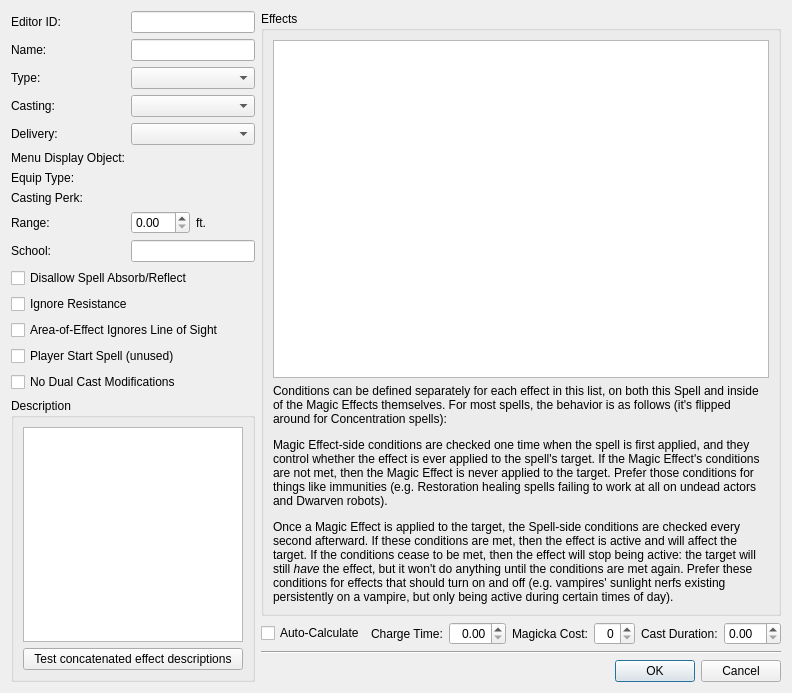
<?xml version="1.0" encoding="UTF-8"?>
<ui version="4.0">
 <class>FormDialogSpell</class>
 <widget class="QDialog" name="FormDialogSpell">
  <property name="geometry">
   <rect>
    <x>0</x>
    <y>0</y>
    <width>792</width>
    <height>693</height>
   </rect>
  </property>
  <property name="windowTitle">
   <string>Spell</string>
  </property>
  <layout class="QGridLayout" name="gridLayout_2">
   <item row="2" column="1">
    <layout class="QHBoxLayout" name="horizontalLayout_2">
     <item>
      <spacer name="horizontalSpacer">
       <property name="orientation">
        <enum>Qt::Horizontal</enum>
       </property>
       <property name="sizeHint" stdset="0">
        <size>
         <width>40</width>
         <height>20</height>
        </size>
       </property>
      </spacer>
     </item>
     <item>
      <widget class="QPushButton" name="buttonOK">
       <property name="text">
        <string>OK</string>
       </property>
      </widget>
     </item>
     <item>
      <widget class="QPushButton" name="buttonCancel">
       <property name="text">
        <string>Cancel</string>
       </property>
      </widget>
     </item>
    </layout>
   </item>
   <item row="0" column="1">
    <layout class="QVBoxLayout" name="verticalLayout">
     <item>
      <widget class="QGroupBox" name="effectsGroupbox">
       <property name="title">
        <string>Effects</string>
       </property>
       <layout class="QVBoxLayout" name="verticalLayout_3" stretch="1,0">
        <item>
         <widget class="QTableView" name="effects"/>
        </item>
        <item>
         <widget class="QStackedWidget" name="conditionExplanationStack">
          <property name="currentIndex">
           <number>0</number>
          </property>
          <widget class="QWidget" name="conditionExplanationNormal">
           <layout class="QVBoxLayout" name="verticalLayout_4">
            <property name="leftMargin">
             <number>0</number>
            </property>
            <property name="topMargin">
             <number>0</number>
            </property>
            <property name="rightMargin">
             <number>0</number>
            </property>
            <property name="bottomMargin">
             <number>0</number>
            </property>
            <item>
             <widget class="QLabel" name="label_4">
              <property name="text">
               <string>&lt;p&gt;Conditions can be defined separately for each effect in this list, on both this Spell and inside of the Magic Effects themselves. For most spells, the behavior is as follows (it's flipped around for Concentration spells):&lt;/p&gt;
&lt;p&gt;Magic Effect-side conditions are checked one time when the spell is first applied, and they control whether the effect is ever applied to the spell's target. If the Magic Effect's conditions are not met, then the Magic Effect is never applied to the target. Prefer those conditions for things like immunities (e.g. Restoration healing spells failing to work at all on undead actors and Dwarven robots).&lt;/p&gt;
&lt;p&gt;Once a Magic Effect is applied to the target, the Spell-side conditions are checked every second afterward. If these conditions are met, then the effect is active and will affect the target. If the conditions cease to be met, then the effect will stop being active: the target will still &lt;em&gt;have&lt;/em&gt; the effect, but it won't do anything until the conditions are met again. Prefer these conditions for effects that should turn on and off (e.g. vampires' sunlight nerfs existing persistently on a vampire, but only being active during certain times of day).&lt;/p&gt;</string>
              </property>
              <property name="wordWrap">
               <bool>true</bool>
              </property>
             </widget>
            </item>
           </layout>
          </widget>
          <widget class="QWidget" name="conditionExplanationConcentration">
           <layout class="QVBoxLayout" name="verticalLayout_5">
            <property name="leftMargin">
             <number>0</number>
            </property>
            <property name="topMargin">
             <number>0</number>
            </property>
            <property name="rightMargin">
             <number>0</number>
            </property>
            <property name="bottomMargin">
             <number>0</number>
            </property>
            <item>
             <widget class="QLabel" name="label_16">
              <property name="text">
               <string>&lt;p&gt;Conditions can be defined separately for each effect in this list, on both this Spell and inside of the Magic Effects themselves. For Concentration spells, the behavior is as follows (it's flipped around from all other spells):&lt;/p&gt;
&lt;p&gt;Spell-side conditions are checked one time when the spell is first applied, and they control whether the effect is ever applied to the spell's target. If the Spell-side conditions are not met, then the Magic Effect is never applied to the target. Prefer those conditions for things like immunities (e.g. Restoration healing spells failing to work at all on undead actors and Dwarven robots).&lt;/p&gt;
&lt;p&gt;Once a Magic Effect is applied to the target, the Magic Effect-side conditions are checked every second afterward. If these conditions are met, then the effect is active and will affect the target. If the conditions cease to be met, then the effect will stop being active: the target will still &lt;em&gt;have&lt;/em&gt; the effect, but it won't do anything until the conditions are met again. Prefer these conditions for effects that should turn on and off (e.g. vampires' sunlight nerfs existing persistently on a vampire, but only being active during certain times of day).&lt;/p&gt;</string>
              </property>
              <property name="wordWrap">
               <bool>true</bool>
              </property>
             </widget>
            </item>
           </layout>
          </widget>
         </widget>
        </item>
       </layout>
      </widget>
     </item>
     <item>
      <layout class="QHBoxLayout" name="horizontalLayout">
       <item>
        <widget class="QCheckBox" name="flagAutoCalc">
         <property name="whatsThis">
          <string>&lt;p&gt;If the Auto-Calculate option is checked, then the game will compute the spell's charge time and cost automatically based on the stats for each effect. This computation happens both in the Creation Kit and when the player loads the game. Both of those computations are generally accurate but are believed to have bugs in specific situations.&lt;/p&gt;
&lt;ul&gt;
   &lt;li&gt;&lt;p&gt;The Creation Kit may incorrectly force Area values for a spell's AoE effects to zero when editing effects while Auto-Calculate is checked.&lt;/p&gt;&lt;/li&gt;
   &lt;li&gt;
      &lt;p&gt;The game calculates a spell's cost based on all of its effects, but this calculation happens when the spell is loaded — and is therefore sensitive to the order in which mods are loaded. If a later-loaded data file changes the Base Cost value for a Magic Effect, and that Magic Effect is used by spells that were loaded from earlier data files, those spells will not be retroactively updated and will have inconsistent costs. Only spells that are loaded from the same data file, or later-loaded data files, will have auto-calculated costs that reflect the updated Magic Effect data. In some cases, this means that you may have to make a deliberate &quot;dirty edit&quot; to a spell to update its cost, when you wish to edit the costs of its Magic Effects.&lt;/p&gt;
      &lt;p&gt;Even base-game DLCs are known to cause these mishaps. If a mod that edits the Flames spell is loaded, the spell will become unexpectedly more expensive, because Dragonborn.esm made changes to the spell's effects but not to the spell itself. The game calculates Flames' cost when Flames is first defined in Skyrim.esm, at which point those calculations are based on Flames' Magic Effects as they exist at the time. The game then loads Dragonborn, which updates the Magic Effects but not Flames itself, and the game doesn't know to go back and recalculate Flames' cost. Then, the game loads the mod which updates Flames, so it redoes those calculations using the Magic Effects as they exist at the time that the mod is loaded — so Dragonborn's increases to those effects' base costs now come into play, and Flames unexpectedly has a higher Magicka cost despite the mod never changing the cost directly.&lt;/p&gt;
   &lt;/li&gt;
&lt;/ul&gt;</string>
         </property>
         <property name="text">
          <string>Auto-Calculate</string>
         </property>
        </widget>
       </item>
       <item>
        <widget class="QLabel" name="label">
         <property name="text">
          <string>Charge Time:</string>
         </property>
         <property name="buddy">
          <cstring>chargeTime</cstring>
         </property>
        </widget>
       </item>
       <item>
        <widget class="QDoubleSpinBox" name="chargeTime">
         <property name="alignment">
          <set>Qt::AlignRight|Qt::AlignTrailing|Qt::AlignVCenter</set>
         </property>
        </widget>
       </item>
       <item>
        <widget class="QLabel" name="label_2">
         <property name="text">
          <string>Magicka Cost:</string>
         </property>
         <property name="buddy">
          <cstring>cost</cstring>
         </property>
        </widget>
       </item>
       <item>
        <widget class="QSpinBox" name="cost">
         <property name="alignment">
          <set>Qt::AlignRight|Qt::AlignTrailing|Qt::AlignVCenter</set>
         </property>
        </widget>
       </item>
       <item>
        <widget class="QLabel" name="label_3">
         <property name="text">
          <string>Cast Duration:</string>
         </property>
         <property name="buddy">
          <cstring>castDuration</cstring>
         </property>
        </widget>
       </item>
       <item>
        <widget class="QDoubleSpinBox" name="castDuration"/>
       </item>
      </layout>
     </item>
    </layout>
   </item>
   <item row="0" column="0" rowspan="3">
    <layout class="QVBoxLayout" name="verticalLayout_2">
     <item>
      <layout class="QGridLayout" name="gridLayout">
       <item row="1" column="1">
        <widget class="QLineEdit" name="name"/>
       </item>
       <item row="2" column="1">
        <widget class="QComboBox" name="type">
         <property name="whatsThis">
          <string>&lt;p&gt;The basic type of the spell.&lt;/p&gt;
&lt;dl&gt;
   &lt;dt&gt;&lt;b&gt;Ability&lt;/b&gt;&lt;/dt&gt;
      &lt;dd&gt;&lt;p&gt;These are always-on, constant-effect spells. They're good for things like Wood Elves' racial resistance to poison and disease.&lt;/p&gt;&lt;/dd&gt;
   &lt;dt&gt;&lt;b&gt;Addiction&lt;/b&gt;&lt;/dt&gt;
      &lt;dd&gt;&lt;p&gt;Unused. These are a leftover from Fallout 3 and Fallout: New Vegas.&lt;/p&gt;&lt;/dd&gt;
   &lt;dt&gt;&lt;b&gt;Disease&lt;/b&gt;&lt;/dt&gt;
      &lt;dd&gt;&lt;p&gt;These spells are diseases. Disease Resistance offers protection from them.&lt;/p&gt;&lt;/dd&gt;
   &lt;dt&gt;&lt;b&gt;Lesser Power&lt;/b&gt;&lt;/dt&gt;
      &lt;dd&gt;&lt;p&gt;These spells are listed as Powers in the Magic Menu, but can be used multiple times per day. An example would be the Night Eye power for Khajiit characters.&lt;/p&gt;&lt;/dd&gt;
   &lt;dt&gt;&lt;b&gt;Poison&lt;/b&gt;&lt;/dt&gt;
      &lt;dd&gt;&lt;p&gt;These spells are designed to be applied by poisons. Poison Resistance offers protection from these spells.&lt;/p&gt;&lt;/dd&gt;
   &lt;dt&gt;&lt;b&gt;Power&lt;/b&gt;&lt;/dt&gt;
      &lt;dd&gt;&lt;p&gt;These spells are listed as Powers in the Magic Menu, and can only be used once per day.&lt;/p&gt;&lt;/dd&gt;
   &lt;dt&gt;&lt;b&gt;Spell&lt;/b&gt;&lt;/dt&gt;
      &lt;dd&gt;&lt;p&gt;These are standard spells, and are sorted by their school of magic within the Magic Menu.&lt;/p&gt;&lt;/dd&gt;
   &lt;dt&gt;&lt;b&gt;Voice Power&lt;/b&gt;&lt;/dt&gt;
      &lt;dd&gt;&lt;p&gt;These spells are designed to be used in Shouts.&lt;/p&gt;&lt;/dd&gt;
&lt;/dl&gt;</string>
         </property>
        </widget>
       </item>
       <item row="3" column="1">
        <widget class="QComboBox" name="casting">
         <property name="whatsThis">
          <string>&lt;p&gt;The casting type controls how the spell's caster triggers the effect. All of the effects on a spell must have the same casting type.&lt;/p&gt;
&lt;dl&gt;
   &lt;dt&gt;&lt;b&gt;Concentration&lt;/b&gt;&lt;/dt&gt;
      &lt;dd&gt;&lt;p&gt;These spells are cast while the button is pressed, and continually drain Magicka while the spell remains in effect.&lt;/p&gt;&lt;/dd&gt;
   &lt;dt&gt;&lt;b&gt;Fire and Forget&lt;/b&gt;&lt;/dt&gt;
      &lt;dd&gt;&lt;p&gt;These spells must charge (if only briefly) while the button is pressed, and then fire once when the button is released.&lt;/p&gt;&lt;/dd&gt;
   &lt;dt&gt;&lt;b&gt;Constant Effect&lt;/b&gt;&lt;/dt&gt;
      &lt;dd&gt;&lt;p&gt;These spells are always active. (You would typically use this with Ability spells.)&lt;/p&gt;&lt;/dt&gt;
&lt;/dl&gt;</string>
         </property>
        </widget>
       </item>
       <item row="5" column="1">
        <widget class="DKFormPicker" name="menuDisplay">
         <property name="whatsThis">
          <string>&lt;p&gt;Controls what 3D model is displayed for the spell in the Magic Menu. If you don't specify one here, then the game checks the spell's effects: the first effect with a Menu Display Object will determine what 3D model is used. If none of the effects has a Menu Display Object, then the spell will have no 3D model in the Magic Menu.&lt;/p&gt;</string>
         </property>
        </widget>
       </item>
       <item row="0" column="0">
        <widget class="QLabel" name="label_5">
         <property name="text">
          <string>Editor ID:</string>
         </property>
         <property name="buddy">
          <cstring>editorID</cstring>
         </property>
        </widget>
       </item>
       <item row="3" column="0">
        <widget class="QLabel" name="label_8">
         <property name="text">
          <string>Casting:</string>
         </property>
         <property name="buddy">
          <cstring>casting</cstring>
         </property>
        </widget>
       </item>
       <item row="6" column="0">
        <widget class="QLabel" name="label_10">
         <property name="text">
          <string>Equip Type:</string>
         </property>
         <property name="buddy">
          <cstring>equipSlot</cstring>
         </property>
        </widget>
       </item>
       <item row="1" column="0">
        <widget class="QLabel" name="label_6">
         <property name="text">
          <string>Name:</string>
         </property>
         <property name="buddy">
          <cstring>name</cstring>
         </property>
        </widget>
       </item>
       <item row="2" column="0">
        <widget class="QLabel" name="label_7">
         <property name="text">
          <string>Type:</string>
         </property>
         <property name="buddy">
          <cstring>type</cstring>
         </property>
        </widget>
       </item>
       <item row="8" column="0">
        <widget class="QLabel" name="label_13">
         <property name="text">
          <string>Range:</string>
         </property>
         <property name="buddy">
          <cstring>range</cstring>
         </property>
        </widget>
       </item>
       <item row="0" column="1">
        <widget class="QLineEdit" name="editorID"/>
       </item>
       <item row="4" column="1">
        <widget class="QComboBox" name="delivery">
         <property name="whatsThis">
          <string>&lt;p&gt;This specifies how the spell's effects are delivered to the target. All effects on a spell must have the same delivery type.&lt;/p&gt;
&lt;dl&gt;
   &lt;dt&gt;&lt;b&gt;Self&lt;/b&gt;&lt;/dt&gt;
      &lt;dd&gt;&lt;p&gt;The effect is applied to the caster.&lt;/p&gt;&lt;/dd&gt;
   &lt;dt&gt;&lt;b&gt;Contact&lt;/b&gt;&lt;/dt&gt;
      &lt;dd&gt;&lt;p&gt;The effect is applied to the target by contact with a melee attack. This can be used for enchantments applied to melee weapons, or for spells specified in a Race or Actor's Attack Data overrides (i.e. spells attached to the animation event for a melee attack).&lt;/p&gt;&lt;/dd&gt;
   &lt;dt&gt;&lt;b&gt;Aimed&lt;/b&gt;&lt;/dt&gt;
      &lt;dd&gt;&lt;p&gt;The effect is applied to the target by contact with a projectile.&lt;/p&gt;&lt;/dd&gt;
   &lt;dt&gt;&lt;b&gt;Target Actor&lt;/b&gt;&lt;/dt&gt;
      &lt;dd&gt;&lt;p&gt;The effect is applied immediately to whatever Actor the caster is aiming at. No projectile is fired.&lt;/p&gt;&lt;/dd&gt;
   &lt;dt&gt;&lt;b&gt;Target Location&lt;/b&gt;&lt;/dt&gt;
      &lt;dd&gt;&lt;p&gt;The effect is applied to the object or landscape that the caster is aiming at. No projectile is fired.&lt;/p&gt;&lt;/dd&gt;
&lt;/dl&gt;</string>
         </property>
        </widget>
       </item>
       <item row="4" column="0">
        <widget class="QLabel" name="label_9">
         <property name="text">
          <string>Delivery:</string>
         </property>
         <property name="buddy">
          <cstring>delivery</cstring>
         </property>
        </widget>
       </item>
       <item row="7" column="1">
        <widget class="DKFormPicker" name="castingPerk">
         <property name="whatsThis">
          <string>&lt;p&gt;This exists to help with setting conditions on Perk Entry Points. When an entry point is invoked on a spell, you can use the &lt;code&gt;GetSpellCastingPerk&lt;/code&gt; condition to check if that spell has a particular Perk as its Casting Perk.&lt;/p&gt;
&lt;p&gt;The primary intended usage is for perks that reduce the cost of casting certain spells. You'd have the perk use the Mod Spell Cost entry point, and have the entry point conditions check whether the spell currently being cast uses the perk as its Casting Perk.&lt;/p&gt;</string>
         </property>
        </widget>
       </item>
       <item row="5" column="0">
        <widget class="QLabel" name="label_11">
         <property name="text">
          <string>Menu Display Object:</string>
         </property>
         <property name="wordWrap">
          <bool>true</bool>
         </property>
         <property name="buddy">
          <cstring>menuDisplay</cstring>
         </property>
        </widget>
       </item>
       <item row="7" column="0">
        <widget class="QLabel" name="label_12">
         <property name="text">
          <string>Casting Perk:</string>
         </property>
         <property name="buddy">
          <cstring>castingPerk</cstring>
         </property>
        </widget>
       </item>
       <item row="9" column="0">
        <widget class="QLabel" name="label_14">
         <property name="text">
          <string>School:</string>
         </property>
         <property name="buddy">
          <cstring>school</cstring>
         </property>
        </widget>
       </item>
       <item row="8" column="1">
        <layout class="QHBoxLayout" name="horizontalLayout_3">
         <item>
          <widget class="QDoubleSpinBox" name="range">
           <property name="whatsThis">
            <string>The maximum range of a ranged spell.</string>
           </property>
          </widget>
         </item>
         <item>
          <widget class="QLabel" name="label_15">
           <property name="text">
            <string>ft.</string>
           </property>
          </widget>
         </item>
        </layout>
       </item>
       <item row="9" column="1">
        <widget class="QLineEdit" name="school">
         <property name="whatsThis">
          <string>The school of magic to which this spell belongs. This is computed for you based on the spell's Magic Effects.</string>
         </property>
         <property name="readOnly">
          <bool>true</bool>
         </property>
        </widget>
       </item>
       <item row="6" column="1">
        <widget class="DKFormPicker" name="equipSlot">
         <property name="whatsThis">
          <string>&lt;p&gt;The Equip Slot you choose here controls which hands, if any, an actor equips this spell to. The vanilla Equip Slots have the following meanings:&lt;/p&gt;
&lt;dl&gt;
   &lt;dt&gt;&lt;b&gt;EitherHand&lt;/b&gt;&lt;/dt&gt;
      &lt;dd&gt;&lt;p&gt;A one-handed spell that the player can equip to either or both hands.&lt;/p&gt;&lt;/dd&gt;
   &lt;dt&gt;&lt;b&gt;BothHands&lt;/b&gt;&lt;/dt&gt;
      &lt;dd&gt;&lt;p&gt;A two-handed spell.&lt;/p&gt;&lt;/dd&gt;
   &lt;dt&gt;&lt;b&gt;Voice&lt;/b&gt;&lt;/dt&gt;
      &lt;dd&gt;&lt;p&gt;A Greater Power or a Shout.&lt;/p&gt;&lt;/dd&gt;
   &lt;dt&gt;&lt;b&gt;LeftHand&lt;/b&gt;&lt;/dt&gt;
      &lt;dd&gt;&lt;p&gt;Makes the spell usable by actors that are restricted to LeftHand equip types. For example, Draugr can only equip spells to their left hand, and will never consider equipping a spell with any other Equip Slot — even EitherHand spells.&lt;/p&gt;&lt;/dd&gt;
   &lt;dt&gt;&lt;b&gt;RightHand&lt;/b&gt;&lt;/dt&gt;
      &lt;dd&gt;&lt;p&gt;Makes the spell usable by actors that are restricted to RightHand equip types.&lt;/p&gt;&lt;/dd&gt;
   &lt;dt&gt;&lt;b&gt;Shield&lt;/b&gt;&lt;/dt&gt;
      &lt;dd&gt;&lt;p&gt;Considered a subset of LeftHand equipment. Unknown what would happen if a spell were to use this Equip Slot.&lt;/p&gt;&lt;/dd&gt;
&lt;/dl&gt;</string>
         </property>
         <property name="allowNone">
          <bool>true</bool>
         </property>
        </widget>
       </item>
      </layout>
     </item>
     <item>
      <widget class="QCheckBox" name="flagNoAbsorbReflect">
       <property name="text">
        <string>Disallow Spell Absorb/Reflect</string>
       </property>
      </widget>
     </item>
     <item>
      <widget class="QCheckBox" name="flagIgnoreResist">
       <property name="text">
        <string>Ignore Resistance</string>
       </property>
      </widget>
     </item>
     <item>
      <widget class="QCheckBox" name="flagAOEIgnoresLOS">
       <property name="whatsThis">
        <string>&lt;p&gt;By default, spells can only affect targets if the caster has a potential line of sight to. &quot;Potential line of sight&quot; here means that there is a sufficiently unobstructed line between the caster and target in &lt;em&gt;any&lt;/em&gt; direction (e.g. including targets that are behind the caster).&lt;/p&gt;
&lt;p&gt;If this option is checked, then the line-of-sight requirement will be ignored: the spell will affect any targets in range, ignoring walls and other obstacles.&lt;/p&gt;</string>
       </property>
       <property name="text">
        <string>Area-of-Effect Ignores Line of Sight</string>
       </property>
      </widget>
     </item>
     <item>
      <widget class="QCheckBox" name="flagPlayerStartSpell">
       <property name="text">
        <string>Player Start Spell (unused)</string>
       </property>
      </widget>
     </item>
     <item>
      <widget class="QCheckBox" name="flagNoDualCastMod">
       <property name="whatsThis">
        <string>If this is checked, then dual-casting the spell doesn't add to its Magicka cost, effect magnitudes, or effect durations.</string>
       </property>
       <property name="text">
        <string>No Dual Cast Modifications</string>
       </property>
      </widget>
     </item>
     <item>
      <widget class="QGroupBox" name="descriptionGroupbox">
       <property name="whatsThis">
        <string>&lt;p&gt;You can optionally specify a description for this spell, to be shown in the Magic Menu. If you don't write a description here, then a description will be generated automatically from the descriptions of each of the spell's Magic Effects, in the order they appear in the effect list. You can preview the auto-generated description by clicking the &quot;Test concatenated effect descriptions&quot; button.&lt;/p&gt;</string>
       </property>
       <property name="title">
        <string>Description</string>
       </property>
       <layout class="QVBoxLayout" name="descriptionLayout">
        <item>
         <widget class="QPlainTextEdit" name="description"/>
        </item>
        <item>
         <widget class="QPushButton" name="buttonTestAutoDesc">
          <property name="text">
           <string>Test concatenated effect descriptions</string>
          </property>
         </widget>
        </item>
       </layout>
      </widget>
     </item>
    </layout>
   </item>
   <item row="1" column="1">
    <widget class="Line" name="line">
     <property name="orientation">
      <enum>Qt::Horizontal</enum>
     </property>
    </widget>
   </item>
  </layout>
 </widget>
 <customwidgets>
  <customwidget>
   <class>DKFormPicker</class>
   <extends>QWidget</extends>
   <header>widgets/DKFormPicker.h</header>
  </customwidget>
 </customwidgets>
 <tabstops>
  <tabstop>editorID</tabstop>
  <tabstop>name</tabstop>
  <tabstop>type</tabstop>
  <tabstop>casting</tabstop>
  <tabstop>delivery</tabstop>
  <tabstop>menuDisplay</tabstop>
  <tabstop>equipSlot</tabstop>
  <tabstop>castingPerk</tabstop>
  <tabstop>range</tabstop>
  <tabstop>school</tabstop>
  <tabstop>flagNoAbsorbReflect</tabstop>
  <tabstop>flagIgnoreResist</tabstop>
  <tabstop>flagAOEIgnoresLOS</tabstop>
  <tabstop>flagPlayerStartSpell</tabstop>
  <tabstop>flagNoDualCastMod</tabstop>
  <tabstop>description</tabstop>
  <tabstop>buttonTestAutoDesc</tabstop>
  <tabstop>effects</tabstop>
  <tabstop>flagAutoCalc</tabstop>
  <tabstop>chargeTime</tabstop>
  <tabstop>cost</tabstop>
  <tabstop>castDuration</tabstop>
  <tabstop>buttonOK</tabstop>
  <tabstop>buttonCancel</tabstop>
 </tabstops>
 <resources/>
 <connections/>
</ui>
